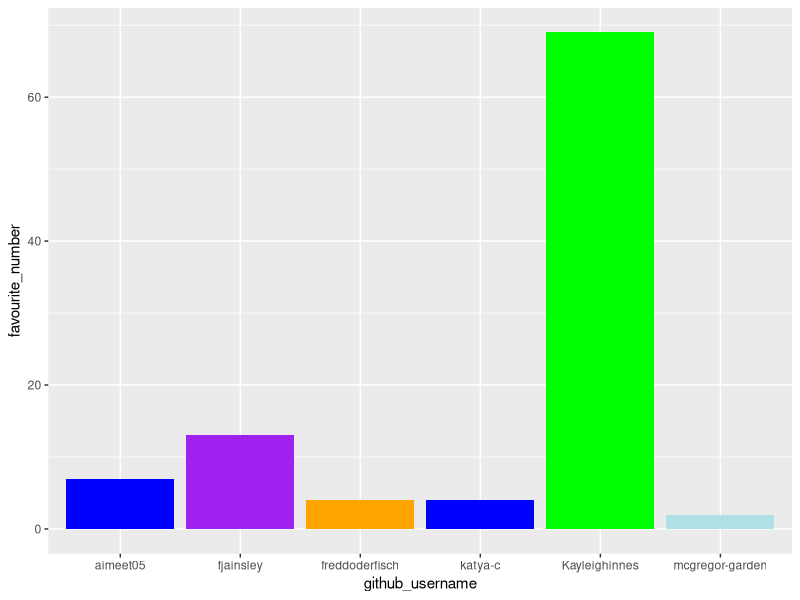
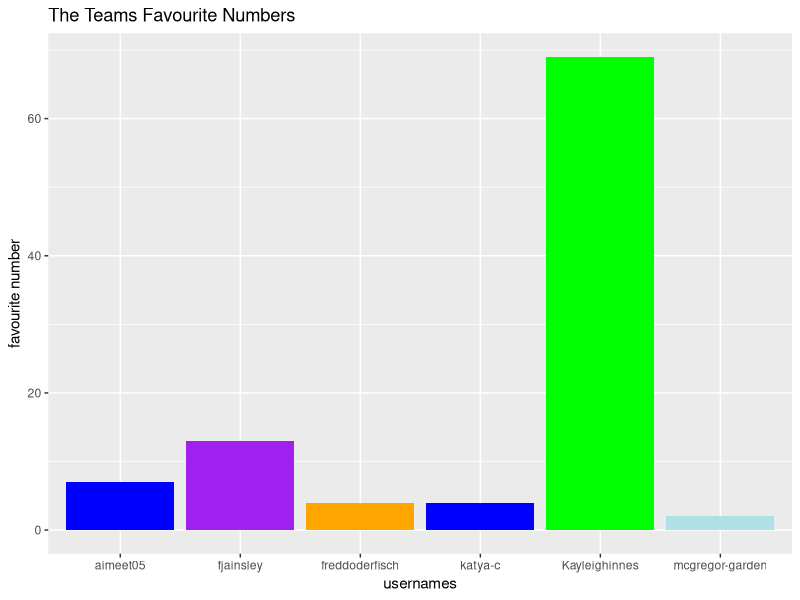
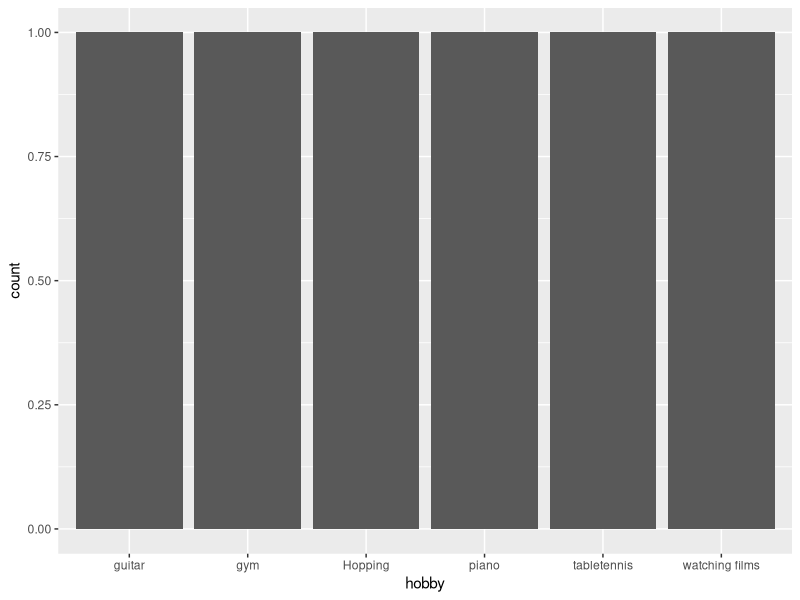

The R source for these figures, in order:
## ---- chunk 1
library(tidyverse) 
## ---- chunk 2
team_data <- tibble(
  name = c("Peter Rabbit", "Freddo Elson", "Aimee Tumblety", 
           "Felix Ainsley", "Katya Cheltsova", "Kayleigh Innes"),
  github_username = c("mcgregor-garden", "freddoderfisch", "aimeet05", 
                      "fjainsley", "katya-c", "Kayleighinnes"), 
  colour = c("powderblue", "orange", "blue", 
             "purple", "blue", "green"),
  hobby = c("Hopping", "gym", "guitar", 
            "tabletennis", "piano", "watching films"),
  favourite_number = c(2, 4, 7, 13, 4, 69)
  )

team_data
## ---- chunk 3
p1 <- ggplot(data = team_data, 
             mapping = aes(x = github_username, 
                           y = favourite_number,
                           fill = colour), 
             ) +
   geom_col() +
   scale_fill_identity()
p1
## ---- chunk 4
p1 + labs(x = "usernames", 
          y = "favourite number",
          title = "The Teams Favourite Numbers")
## ---- chunk 5
p2 <- ggplot(team_data, aes(x = hobby)) +
  geom_bar()
p2
